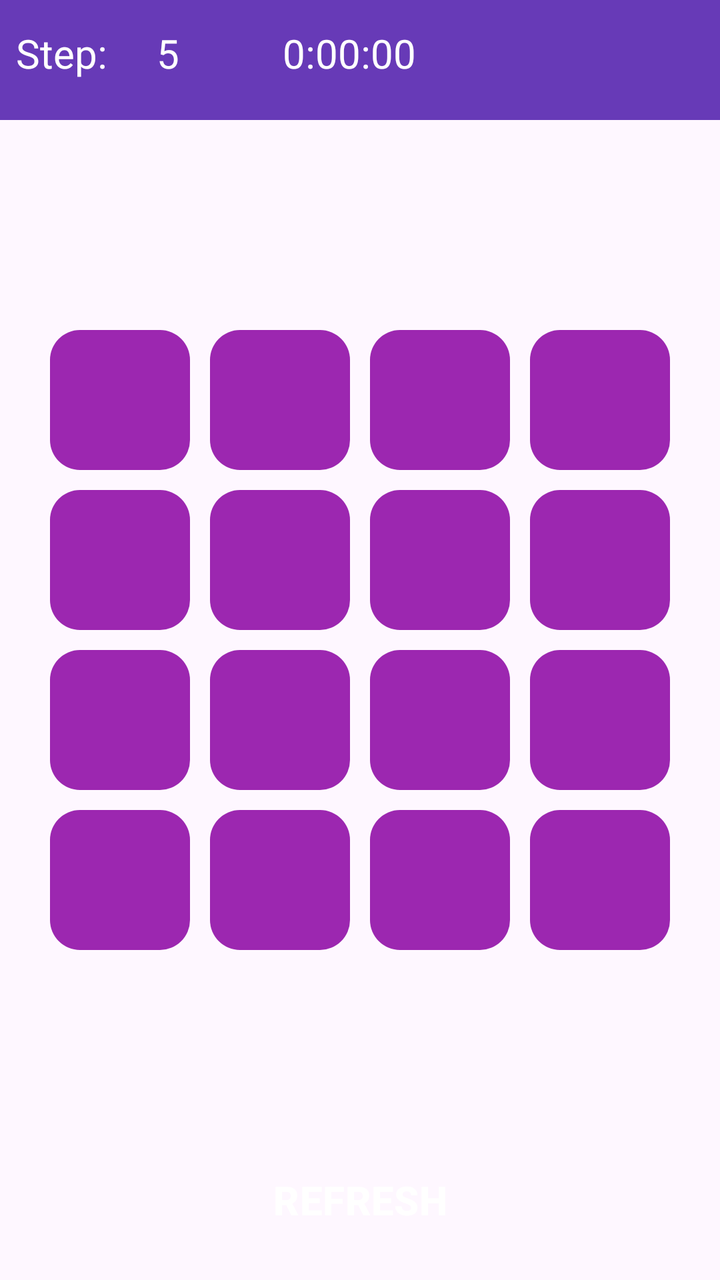
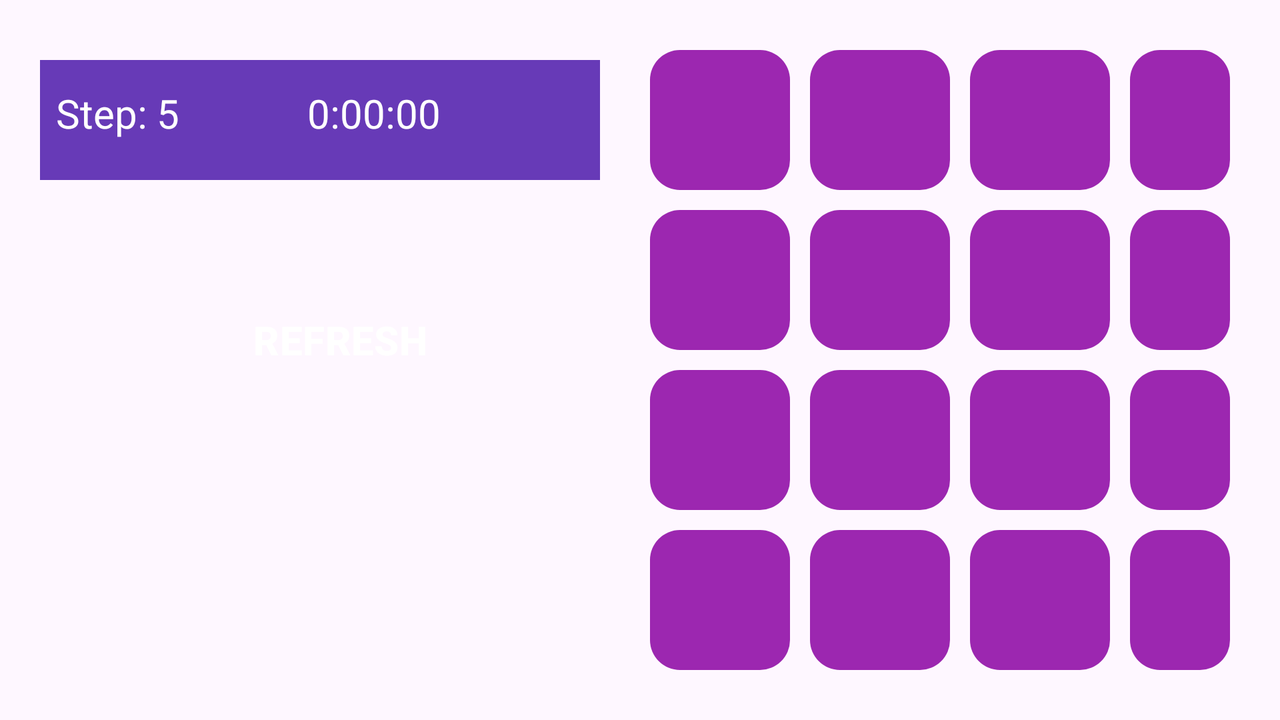

Compare how this app lays out the same screen by default and in its alternative resource folder. The renders come first, then the two layout files and the values they reference.
<!-- AndroidManifest.xml: application theme Theme.Quize_app_org -->
<!-- res/layout/activity_main.xml -->
<?xml version="1.0" encoding="utf-8"?>
<FrameLayout
    xmlns:android="http://schemas.android.com/apk/res/android"
    xmlns:app="http://schemas.android.com/apk/res-auto"
    xmlns:tools="http://schemas.android.com/tools"
    android:layout_width="match_parent"
    android:layout_height="match_parent"
    tools:context=".MainActivity">

    <LinearLayout
        android:weightSum="4"
        android:layout_width="match_parent"
        android:layout_height="60dp"
        android:background="#673AB7"
        android:orientation="horizontal"
        android:padding="4dp">


        <TextView
            android:layout_marginLeft="4dp"
            android:layout_width="0dp"
            android:layout_weight="1"
            android:layout_height="wrap_content"
            android:text="Step:"
            android:textSize="20sp"
            android:textColor="#fff"
            android:layout_marginTop="9dp"/>

        <TextView
            android:id="@+id/step"
            android:layout_width="0dp"
            android:layout_weight=".4"
            android:layout_height="match_parent"
            android:text="5"
            android:textColor="#fff"
            android:layout_marginTop="9dp"
            android:textSize="20dp"/>
d
        <TextView
            android:id="@+id/timer"
            android:layout_width="wrap_content"
            android:layout_weight="1"
            android:layout_marginTop="9dp"
            android:layout_height="wrap_content"
            android:text="0:00:00"
            android:textSize="20sp"
            android:textColor="#fff"
            android:gravity="center"/>











        <ImageView
            android:clickable="true"
            android:focusable="true"
            android:id="@+id/pause_btn"
            android:layout_width="0dp"
            android:layout_height="match_parent"
            android:layout_weight="1"
            android:src="@drawable/baseline_pause_24"
            android:padding="15dp"
            android:scaleType="centerCrop"
            android:layout_gravity="end"
            />

    </LinearLayout>

    <RelativeLayout
        android:id="@+id/buttonGroup"
        android:layout_width="wrap_content"
        android:layout_height="wrap_content"
        android:layout_gravity="center">
        <TextView
            android:tag="0:0"
            android:layout_alignParentTop="true"
            android:layout_alignParentStart="true"
            android:id="@+id/button_1"
            style="@style/my_text_btn" />

        <TextView
            android:tag="0:1"
            android:layout_alignParentTop="true"
            android:layout_toEndOf="@+id/button_1"
            android:id="@+id/button_2"
            style="@style/my_text_btn"/>

        <TextView
            android:tag="0:2"
            android:layout_alignParentTop="true"
            android:layout_toEndOf="@+id/button_2"
            android:id="@+id/button_3"
            style="@style/my_text_btn"
            />

        <TextView
            android:tag="0:3"
            android:layout_alignParentTop="true"
            android:layout_toEndOf="@+id/button_3"
            android:id="@+id/button_4"
            style="@style/my_text_btn"/>

        <TextView
            android:tag="1:0"
            android:layout_alignParentStart="true"
            android:layout_below="@id/button_1"
            android:id="@+id/button_5"
            style="@style/my_text_btn"/>

        <TextView
            android:tag="1:1"
            android:layout_toEndOf="@id/button_5"
            android:layout_below="@id/button_2"
            android:id="@+id/button_6"
            style="@style/my_text_btn"/>

        <TextView
            android:tag="1:2"
            android:layout_toEndOf="@id/button_6"
            android:layout_below="@id/button_3"
            android:id="@+id/button_7"
            style="@style/my_text_btn"/>

        <TextView
            android:tag="1:3"
            android:layout_toEndOf="@id/button_7"
            android:layout_below="@id/button_4"
            android:id="@+id/button_8"
            style="@style/my_text_btn"/>

        <TextView
            android:tag="2:0"
            android:layout_alignParentStart="true"
            android:layout_below="@id/button_5"
            android:id="@+id/button_9"
            style="@style/my_text_btn"/>

        <TextView
            android:tag="2:1"
            android:layout_toEndOf="@id/button_9"
            android:layout_below="@id/button_6"
            android:id="@+id/button_10"
            style="@style/my_text_btn"/>

        <TextView
            android:tag="2:2"
            android:layout_toEndOf="@id/button_10"
            android:layout_below="@id/button_7"
            android:id="@+id/button_11"
            style="@style/my_text_btn"/>

        <TextView
            android:tag="2:3"
            android:layout_toEndOf="@id/button_11"
            android:layout_below="@id/button_8"
            android:id="@+id/button_12"
            style="@style/my_text_btn"/>

        <TextView
            android:tag="3:0"
            android:layout_alignParentStart="true"
            android:layout_below="@id/button_10"
            android:id="@+id/button_13"
            style="@style/my_text_btn"/>

        <TextView
            android:tag="3:1"
            android:layout_toEndOf="@id/button_13"
            android:layout_below="@id/button_9"
            android:id="@+id/button_14"
            style="@style/my_text_btn"/>

        <TextView
            android:tag="3:2"
            android:layout_toEndOf="@id/button_14"
            android:layout_below="@id/button_10"
            android:id="@+id/button_15"
            style="@style/my_text_btn"/>

        <TextView
            android:tag="3:3"
            android:layout_toEndOf="@id/button_15"
            android:layout_below="@id/button_11"
            android:id="@+id/button_16"
            style="@style/my_text_btn"/>


    </RelativeLayout>

    <Button
        android:id="@+id/restart_btn"
        android:layout_width="130dp"
        android:layout_height="60dp"
        android:text="Refresh"
        android:textAllCaps="true"
        android:paddingRight="20dp"
        android:paddingLeft="20dp"
        android:textSize="20sp"
        android:layout_gravity="bottom|center"
        android:layout_marginBottom="10dp"
        android:background="@drawable/start_button"
        android:textColor="#fff"
        android:textStyle="bold" />

    <TextView
        android:id="@+id/pause_content"
        android:visibility="gone"
        android:layout_width="match_parent"
        android:layout_height="320dp"
        android:text="Pause"
        android:textColor="#FFF"
        android:layout_gravity="center"
        android:gravity="center"
        android:textSize="50sp"
        android:background="#673AB7"
        />

</FrameLayout>
<!-- resources referenced by this layout -->
<resources>
  <style name="my_text_btn">
          <item name="android:clickable">true</item>
          <item name="android:focusable">true</item>
          <item name="android:layout_width">70dp</item>
          <item name="android:layout_height">70dp</item>
          <item name="android:textColor">#fff</item>
          <item name="android:layout_margin">5dp</item>
          <item name="android:gravity">center</item>
          <item name="android:textSize">28sp</item>
          <item name="android:background">@drawable/shape_for_buttons</item>
      </style>
  <style name="Theme.Quize_app_org" parent="Base.Theme.Quize_app_org" />
  <!-- drawable shape_for_buttons (drawable) -->
  <?xml version="1.0" encoding="utf-8"?>
  <shape xmlns:android="http://schemas.android.com/apk/res/android">
      <corners android:radius="15dp" />
      <solid android:color="#9C27B0" />
  </shape>
  <style name="Base.Theme.Quize_app_org" parent="Theme.Material3.DayNight.NoActionBar">
          
          
      </style>
</resources>
<!-- res/layout-land/activity_main.xml (the repository's variant of the layout above) -->
<!-- drawn on the phone turned sideways -->
<?xml version="1.0" encoding="utf-8"?>
<FrameLayout
    xmlns:android="http://schemas.android.com/apk/res/android"
    android:layout_width="match_parent"
    android:layout_height="match_parent">

    <LinearLayout
        android:layout_width="match_parent"
        android:layout_height="match_parent"
        android:orientation="horizontal"
        android:weightSum="2"
        android:padding="20dp">

        <LinearLayout
            android:orientation="vertical"
            android:layout_width="0dp"
            android:layout_weight="1"
            android:layout_height="wrap_content">
            <LinearLayout
                android:layout_marginTop="10dp"
                android:layout_marginRight="20dp"
                android:weightSum="4"
                android:layout_width="match_parent"
                android:layout_height="60dp"
                android:background="#673AB7"
                android:orientation="horizontal"
                android:padding="4dp">


                <TextView
                    android:layout_marginLeft="4dp"
                    android:layout_width="0dp"
                    android:layout_weight="1"
                    android:layout_height="wrap_content"
                    android:text="Step: "
                    android:textSize="20sp"
                    android:textColor="#fff"
                    android:layout_marginTop="9dp"/>

                <TextView
                    android:id="@+id/step"
                    android:layout_width="0dp"
                    android:layout_weight="1"
                    android:layout_height="match_parent"
                    android:text="5"
                    android:textColor="#fff"
                    android:layout_marginTop="9dp"
                    android:textSize="20dp"/>

                <TextView
                    android:id="@+id/timer"
                    android:layout_width="wrap_content"
                    android:layout_weight="1"
                    android:layout_marginTop="9dp"
                    android:layout_height="wrap_content"
                    android:text="0:00:00"
                    android:textSize="20sp"
                    android:textColor="#fff"
                    android:gravity="center"/>

                
                
                
                
                
                
                
                
                

                <ImageView
                    android:clickable="true"
                    android:focusable="true"
                    android:id="@+id/pause_btn"
                    android:layout_width="0dp"
                    android:layout_height="match_parent"
                    android:layout_weight="1"
                    android:src="@drawable/baseline_pause_24"
                    android:padding="15dp"
                    android:scaleType="centerCrop"
                    android:layout_gravity="end"
                    />

            </LinearLayout>

            <Button
                android:id="@+id/restart_btn"
                android:layout_marginTop="50dp"
                android:layout_width="130dp"
                android:layout_height="60dp"
                android:text="Refresh"
                android:textAllCaps="true"
                android:paddingRight="20dp"
                android:paddingLeft="20dp"
                android:textSize="20sp"
                android:layout_gravity="bottom|center"
                android:layout_marginBottom="10dp"
                android:background="@drawable/start_button"
                android:textColor="#fff"
                android:textStyle="bold" />


        </LinearLayout>

        <RelativeLayout
            android:id="@+id/buttonGroup"
            android:layout_width="0dp"
            android:layout_weight="1"
            android:layout_height="wrap_content">

            <TextView
                android:tag="0:0"
                android:layout_alignParentTop="true"
                android:layout_alignParentStart="true"
                android:id="@+id/button_1"
                style="@style/my_text_btn" />

            <TextView
                android:tag="0:1"
                android:layout_alignParentTop="true"
                android:layout_toEndOf="@+id/button_1"
                android:id="@+id/button_2"
                style="@style/my_text_btn"/>

            <TextView
                android:tag="0:2"
                android:layout_alignParentTop="true"
                android:layout_toEndOf="@+id/button_2"
                android:id="@+id/button_3"
                style="@style/my_text_btn"
                />

            <TextView
                android:tag="0:3"
                android:layout_alignParentTop="true"
                android:layout_toEndOf="@+id/button_3"
                android:id="@+id/button_4"
                style="@style/my_text_btn"/>

            <TextView
                android:tag="1:0"
                android:layout_alignParentStart="true"
                android:layout_below="@id/button_1"
                android:id="@+id/button_5"
                style="@style/my_text_btn"/>

            <TextView
                android:tag="1:1"
                android:layout_toEndOf="@id/button_5"
                android:layout_below="@id/button_2"
                android:id="@+id/button_6"
                style="@style/my_text_btn"/>

            <TextView
                android:tag="1:2"
                android:layout_toEndOf="@id/button_6"
                android:layout_below="@id/button_3"
                android:id="@+id/button_7"
                style="@style/my_text_btn"/>

            <TextView
                android:tag="1:3"
                android:layout_toEndOf="@id/button_7"
                android:layout_below="@id/button_4"
                android:id="@+id/button_8"
                style="@style/my_text_btn"/>

            <TextView
                android:tag="2:0"
                android:layout_alignParentStart="true"
                android:layout_below="@id/button_5"
                android:id="@+id/button_9"
                style="@style/my_text_btn"/>

            <TextView
                android:tag="2:1"
                android:layout_toEndOf="@id/button_9"
                android:layout_below="@id/button_6"
                android:id="@+id/button_10"
                style="@style/my_text_btn"/>

            <TextView
                android:tag="2:2"
                android:layout_toEndOf="@id/button_10"
                android:layout_below="@id/button_7"
                android:id="@+id/button_11"
                style="@style/my_text_btn"/>

            <TextView
                android:tag="2:3"
                android:layout_toEndOf="@id/button_11"
                android:layout_below="@id/button_8"
                android:id="@+id/button_12"
                style="@style/my_text_btn"/>

            <TextView
                android:tag="3:0"
                android:layout_alignParentStart="true"
                android:layout_below="@id/button_10"
                android:id="@+id/button_13"
                style="@style/my_text_btn"/>

            <TextView
                android:tag="3:1"
                android:layout_toEndOf="@id/button_13"
                android:layout_below="@id/button_9"
                android:id="@+id/button_14"
                style="@style/my_text_btn"/>

            <TextView
                android:tag="3:2"
                android:layout_toEndOf="@id/button_14"
                android:layout_below="@id/button_10"
                android:id="@+id/button_15"
                style="@style/my_text_btn"/>

            <TextView
                android:tag="3:3"
                android:layout_toEndOf="@id/button_15"
                android:layout_below="@id/button_11"
                android:id="@+id/button_16"
                style="@style/my_text_btn"/>


        </RelativeLayout>
    </LinearLayout>

    <TextView
        android:id="@+id/pause_content"
        android:visibility="gone"
        android:layout_margin="20dp"
        android:layout_width="350dp"
        android:layout_height="330dp"
        android:text="Pause"
        android:textColor="#FFF"
        android:layout_gravity="end"
        android:gravity="center"
        android:textSize="50sp"
        android:background="#673AB7"
        />

</FrameLayout>
